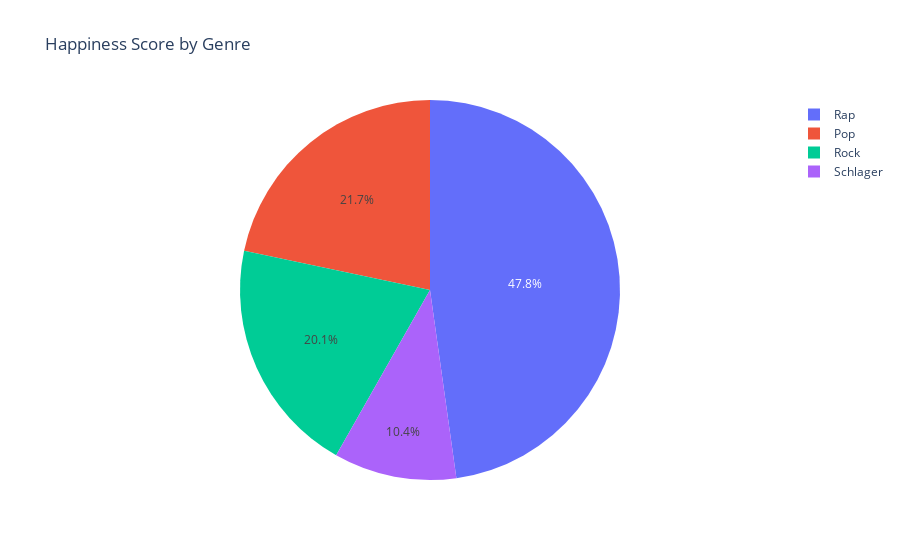

Source (notebook cell):
### Code cell
import plotly.express as px

genre_happiness = {}

for genre in df['genre'].unique():
    genre_lyrics = df[df['genre'] == genre]['lyrics']
    positive_words = []
    
    for lyrics in genre_lyrics:
        doc = nlp(lyrics)
        for token in doc:
            sentiment = token._.sentiws
            if isinstance(sentiment, float) and sentiment > 0:
                positive_words.append(token.text)
    
    genre_happiness[genre] = len(positive_words)

happiest_genre = max(genre_happiness, key=genre_happiness.get)
happiness_score = genre_happiness[happiest_genre]

data = pd.DataFrame({'Genre': list(genre_happiness.keys()), 'Happiness Score': list(genre_happiness.values())})


fig = px.pie(data, values='Happiness Score', names='Genre', title='Happiness Score by Genre')


fig.show()

### Figure 1 — Plotly figure (JSON) as saved in the notebook; plotly's stock layout.template omitted (floating-point values rounded to 4 significant figures)
{"data": [{"domain": {"x": [0, 1], "y": [0, 1]}, "hovertemplate": "Genre=%{label}<br>Happiness Score=%{value}<extra></extra>", "labels": ["Pop", "Rap", "Rock", "Schlager"], "legendgroup": "", "name": "", "showlegend": true, "type": "pie", "values": [5609, 12356, 5195, 2700]}], "layout": {"legend": {"tracegroupgap": 0}, "title": {"text": "Happiness Score by Genre"}}}
